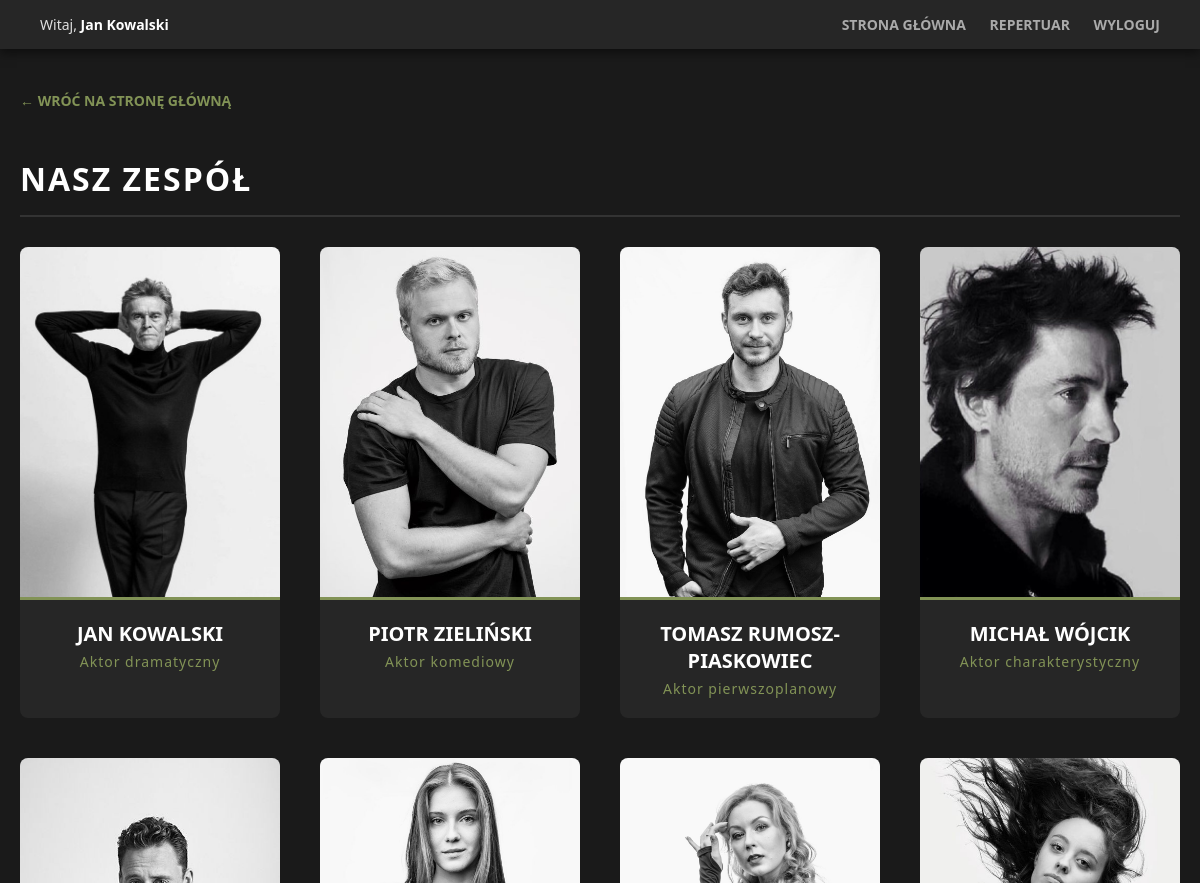
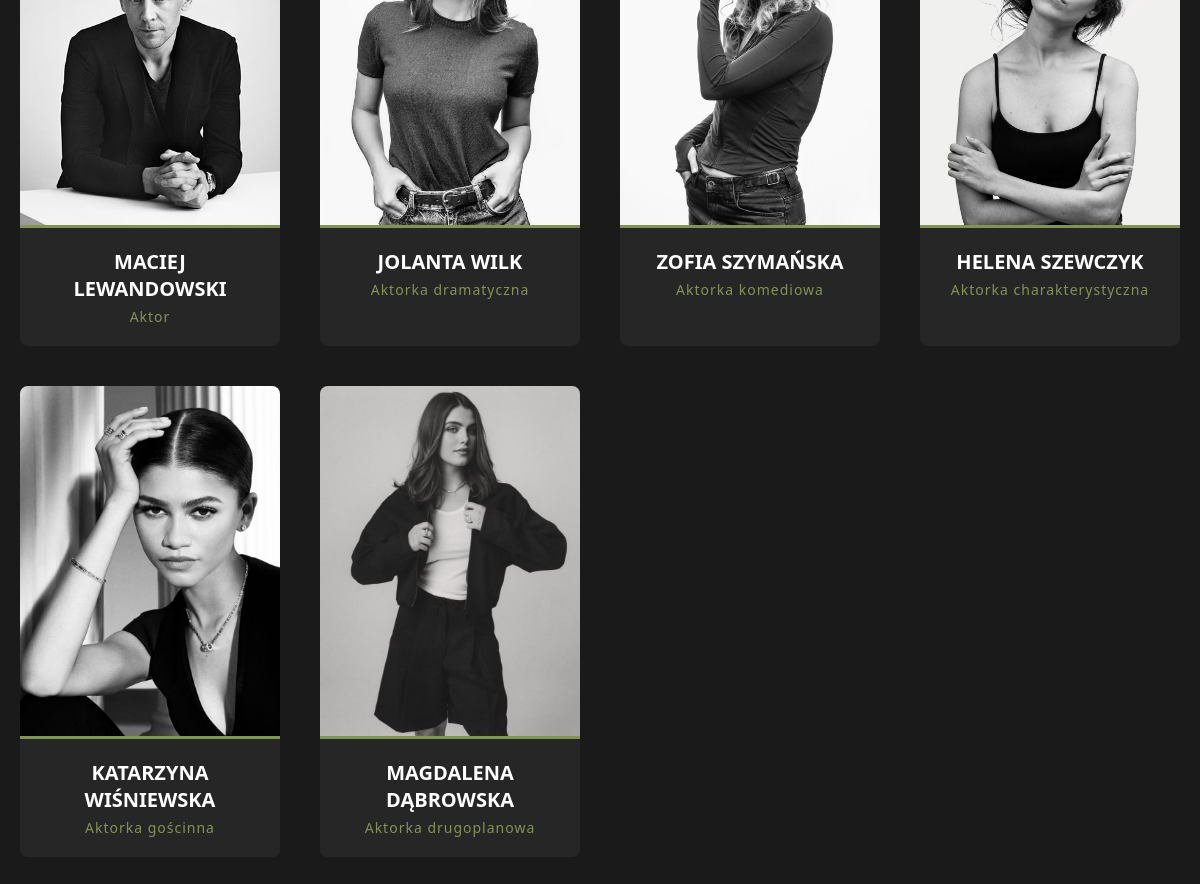
Screenshot of /aktorzy.php (signed in) with the database file from the repository (2 pictures, top to bottom).
### tables this page shows
CREATE TABLE `aktorzy` (
  `id` int(11) NOT NULL,
  `imie_nazwisko` varchar(255) NOT NULL,
  `zdjecie` varchar(255) NOT NULL,
  `specjalizacja` varchar(100) DEFAULT 'Aktor'
);

### aktorzy.php (the view, shortened to what this page needs)
<?php
require_once 'database.php';
try {
    $stmt = $pdo->query("SELECT imie_nazwisko, zdjecie, specjalizacja FROM Aktorzy");
    $aktorzy = $stmt->fetchAll(PDO::FETCH_ASSOC);
} catch (\PDOException $e) {
    die("Błąd bazy danych: " . $e->getMessage());
}
?>
<!DOCTYPE html>
<html lang="pl">
<head>
</head>
<body>
    <div class="top-bar">
        <div>
            <?php if (isset($_SESSION['user_id'])): ?>
                Witaj, <strong style="color: #ffffff;"><?= htmlspecialchars($_SESSION['user_imie']) ?></strong>
            <?php endif; ?>
        </div>
        <div>
            <a href="index.php">Strona Główna</a>
            <a href="spektakle.php">Repertuar</a>
            <?php if (isset($_SESSION['user_id'])): ?>
                <a href="wyloguj.php">Wyloguj</a>
            <?php else: ?>
                <a href="logowanie.php">Zaloguj się</a>
            <?php endif; ?>
        </div>
    </div>
    <div class="kontener-sekcji">
        <a href="index.php" class="powrot">&larr; Wróć na stronę główną</a>
        <h2 class="naglowek-sekcji">Nasz Zespół</h2>
        <div class="siatka-aktorow">
            <?php foreach ($aktorzy as $aktor): ?>
                <div class="karta-aktora">
                    <div class="zdjecie-aktora">
                        <img src="<?= htmlspecialchars($aktor['zdjecie']) ?>" alt="<?= htmlspecialchars($aktor['imie_nazwisko']) ?>">
                    </div>
                    <div class="dane-aktora">
                        <h3 class="imie-aktora"><?= htmlspecialchars($aktor['imie_nazwisko']) ?></h3>
                        <p class="rola-aktora"><?= htmlspecialchars($aktor['specjalizacja']) ?></p>
                    </div>
                </div>
            <?php endforeach; ?>
        </div>
    </div>
</body>
</html>

### aktorzy.php (style rules this page uses)
body { font-family: 'Segoe UI', Tahoma, Geneva, Verdana, sans-serif; background-color: #1a1a1a; color: #e0e0e0; margin: 0; padding: 0; padding-bottom: 80px; }
.top-bar { background-color: #262626; padding: 15px 40px; display: flex; justify-content: space-between; align-items: center; box-shadow: 0 4px 10px rgba(0,0,0,0.5); font-size: 14px; }
.top-bar a { color: #aaaaaa; text-decoration: none; margin-left: 20px; text-transform: uppercase; font-weight: bold; transition: 0.3s; }
.kontener-sekcji { max-width: 1200px; margin: 40px auto; padding: 0 20px; }
.naglowek-sekcji { font-size: 32px; color: #fff; margin-bottom: 30px; border-bottom: 2px solid #333; padding-bottom: 15px; text-transform: uppercase; letter-spacing: 2px; }
.powrot { display: inline-block; margin-bottom: 20px; color: #829356; text-decoration: none; font-weight: bold; text-transform: uppercase; font-size: 14px; }
.siatka-aktorow { display: grid; grid-template-columns: repeat(auto-fit, minmax(250px, 1fr)); gap: 40px; }
.karta-aktora { background: #262626; border-radius: 8px; overflow: hidden; text-align: center; transition: transform 0.3s, box-shadow 0.3s; }
.zdjecie-aktora { height: 350px; background: #333; overflow: hidden; border-bottom: 3px solid #829356; }
.zdjecie-aktora img { width: 100%; height: 100%; object-fit: cover; display: block; }
.dane-aktora { padding: 20px; }
.imie-aktora { color: #fff; font-size: 20px; margin: 0 0 5px 0; text-transform: uppercase; }
.rola-aktora { color: #829356; font-size: 14px; margin: 0; letter-spacing: 1px; }

### rows the page displays
aktorzy: zdjecie (picture), imie_nazwisko "JAN KOWALSKI", specjalizacja "Aktor dramatyczny"
aktorzy: zdjecie (picture), imie_nazwisko "PIOTR ZIELIŃSKI", specjalizacja "Aktor komediowy"
aktorzy: zdjecie (picture), imie_nazwisko "TOMASZ RUMOSZ-PIASKOWIEC", specjalizacja "Aktor pierwszoplanowy"
aktorzy: zdjecie (picture), imie_nazwisko "MICHAŁ WÓJCIK", specjalizacja "Aktor charakterystyczny"
aktorzy: zdjecie (picture), imie_nazwisko "MACIEJ LEWANDOWSKI", specjalizacja "Aktor"
aktorzy: zdjecie (picture), imie_nazwisko "JOLANTA WILK", specjalizacja "Aktorka dramatyczna"
aktorzy: zdjecie (picture), imie_nazwisko "ZOFIA SZYMAŃSKA", specjalizacja "Aktorka komediowa"
aktorzy: zdjecie (picture), imie_nazwisko "HELENA SZEWCZYK", specjalizacja "Aktorka charakterystyczna"
aktorzy: zdjecie (picture), imie_nazwisko "KATARZYNA WIŚNIEWSKA", specjalizacja "Aktorka gościnna"
aktorzy: zdjecie (picture), imie_nazwisko "MAGDALENA DĄBROWSKA", specjalizacja "Aktorka drugoplanowa"

### other values shown
$_SESSION['user_imie'] "Jan Kowalski"
